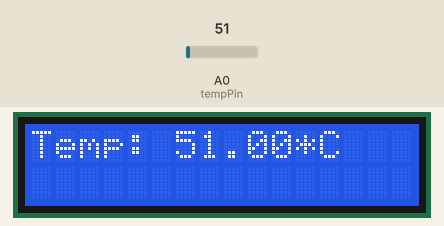
The sketch below on a simulated Arduino Uno, built with avr-gcc and run on an emulated ATmega328P. Shown: 16×2 character LCD. The inputs (shaded band) are chosen by the test bench; at power-on: A0 (tempPin) = 51.

Above: at 1.2 s.
1.3 s: A0 (tempPin) set to 61
At 2.0 s:
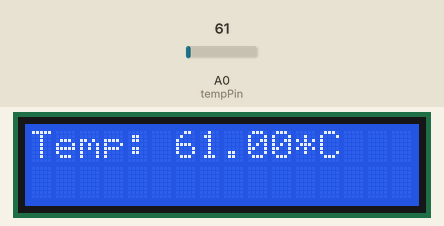
4.4 s: A0 (tempPin) set to 71
At 5.1 s:
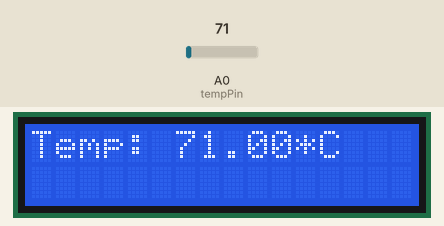
6.2 s: A0 (tempPin) set to 86
At 6.5 s:
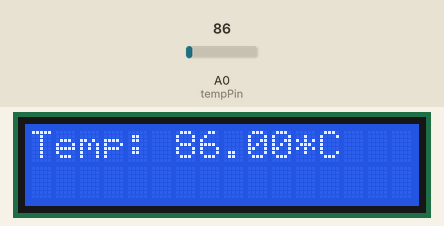
Timing chart, 0 to 9.2 s (numbered marks = the images above; inputs shaded):
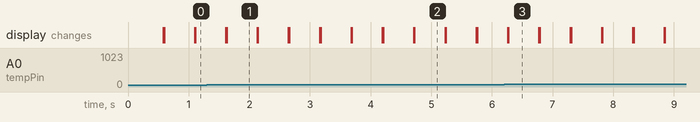

Measured:
- after the input at 1.3 s, the display: first differs from a run without the input after 0.33 s (image 1)
- after the input at 4.4 s, the display: first differs from a run without the input after 0.32 s (image 2)
- after the input at 6.2 s, the display: first differs from a run without the input after 0.07 s (image 3)
- what the display in image 1 shows lasts 0.5 s, from 1.6 s to 2.1 s

The sketch:

LM35_LCD_I2C.ino
```cpp
#include <Wire.h>
#include <LiquidCrystal_I2C.h>
float tempC;
float reading;
int tempPin = A0;
LiquidCrystal_I2C lcd(0x27, 2, 1, 0, 4, 5, 6, 7, 3, POSITIVE);  // Set the LCD I2C address

void setup()
{
//analogReference(INTERNAL);
Serial.begin(9600);
lcd.begin(16,2);
  lcd.backlight();


}

void loop()
{
reading = analogRead(tempPin);
tempC = reading;
//Serial.println(tempC);
lcd.setCursor(0,0);
lcd.print("Temp: ");
lcd.print(tempC);
lcd.print("*C");
delay(500);
lcd.clear();
}
```
